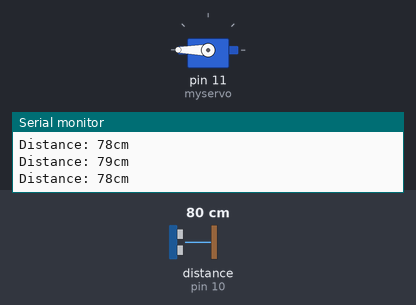
Bench run of a sketch on a simulated Arduino Uno, built with avr-gcc and run on an emulated ATmega328P. Shown: servo, the last lines printed to the serial monitor. Wiring (inferred from the names in the program): ultrasonic range finder: trigger pin 9; echo pin 10. Inputs (shaded band) come from the test bench; at power-on: distance to the obstacle (sensor on pin 10) 80 cm. The echo pulse lasts 58.3 µs per cm.

Above: at 1.3 s.
1.4 s: distance to the obstacle (sensor on pin 10) set to 32 cm
2.9 s: distance to the obstacle (sensor on pin 10) set to 28 cm
At 4.2 s:
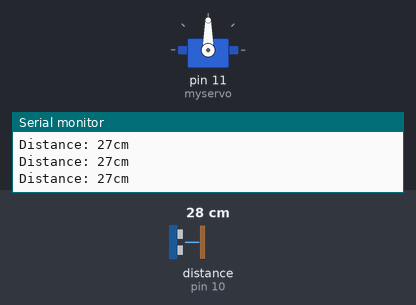
4.5 s: distance to the obstacle (sensor on pin 10) set to 13 cm
6.0 s: distance to the obstacle (sensor on pin 10) set to 10 cm
At 7.1 s:
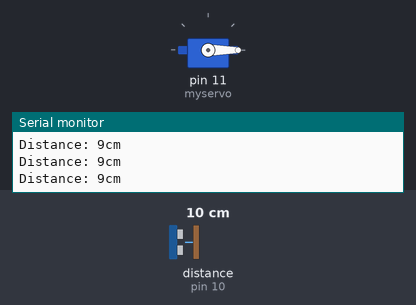
7.5 s: distance to the obstacle (sensor on pin 10) set to 18 cm
At 8.4 s:
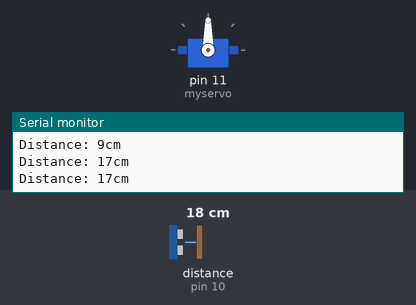
9.0 s: distance to the obstacle (sensor on pin 10) set to 2 cm
At 9.7 s:
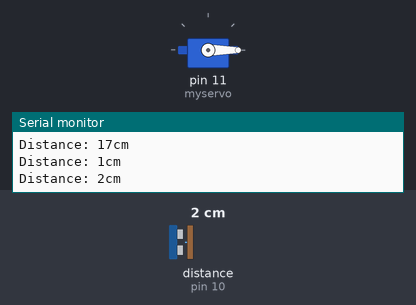
Timing chart, 0 to 11.5 s (numbered marks = the images above; inputs shaded):
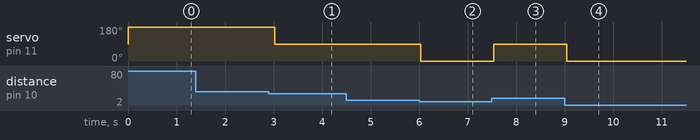

The sketch:

servo_ultrasonic.ino
```cpp
const int trigPin = 9;
const int echoPin = 10;
#include <Servo.h>

Servo myservo;


long duration;
int distance;

void setup() {
  pinMode(trigPin, OUTPUT);
  pinMode (echoPin, INPUT);
  myservo.attach(11);


  Serial.begin(9600);


}

void loop() {
  digitalWrite(trigPin,LOW);
  delayMicroseconds(2);

  digitalWrite(trigPin,HIGH);
  delayMicroseconds(10);
  digitalWrite(trigPin,LOW);
  //
  duration = pulseIn(echoPin, HIGH);
  //
  distance = duration * 0.034 / 2;
  //
  Serial.print("Distance: ");
  Serial.print(distance);
  Serial.println("cm");


  if(distance <= 10){
    myservo.write(0);
  }
  else if  (distance >10 && distance <30){
   myservo.write(90);
  }
  else
  {
    myservo.write(180);
  }

  delay(500);

}
```

Measured:
- the behaviour switches between 31 and 30 cm on distance to the obstacle (sensor on pin 10) (found by bisection; images 0 and 1)
- the behaviour switches between 12 and 11 cm on distance to the obstacle (sensor on pin 10) (found by bisection; images 1 and 2)
- after the input at 2.9 s, servo on pin 11 (myservo): 180° → 90° after 0.13 s
- after the input at 6.0 s, servo on pin 11 (myservo): 90° → 0° at once
- after the input at 7.5 s, servo on pin 11 (myservo): 0° → 90° at once
- after the input at 9.0 s, servo on pin 11 (myservo): 90° → 0° after 0.05 s
